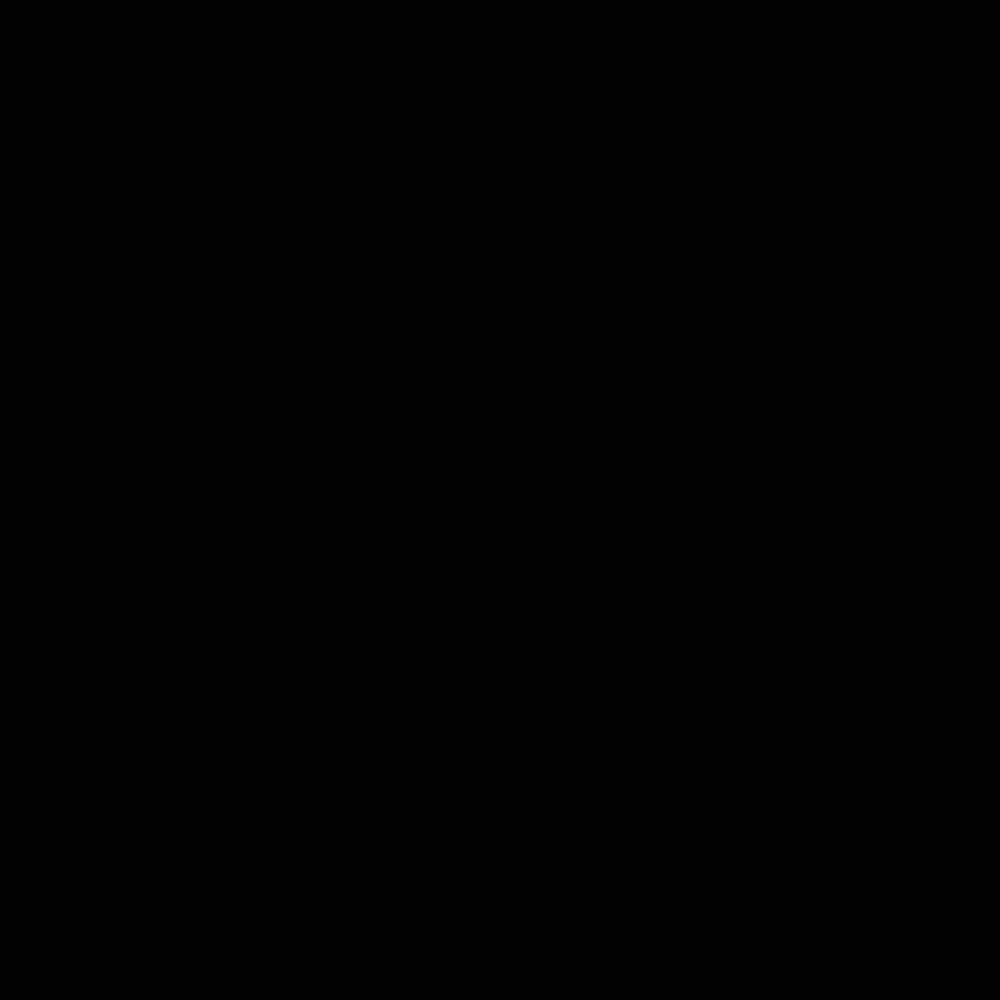
Frame 1 (no input)
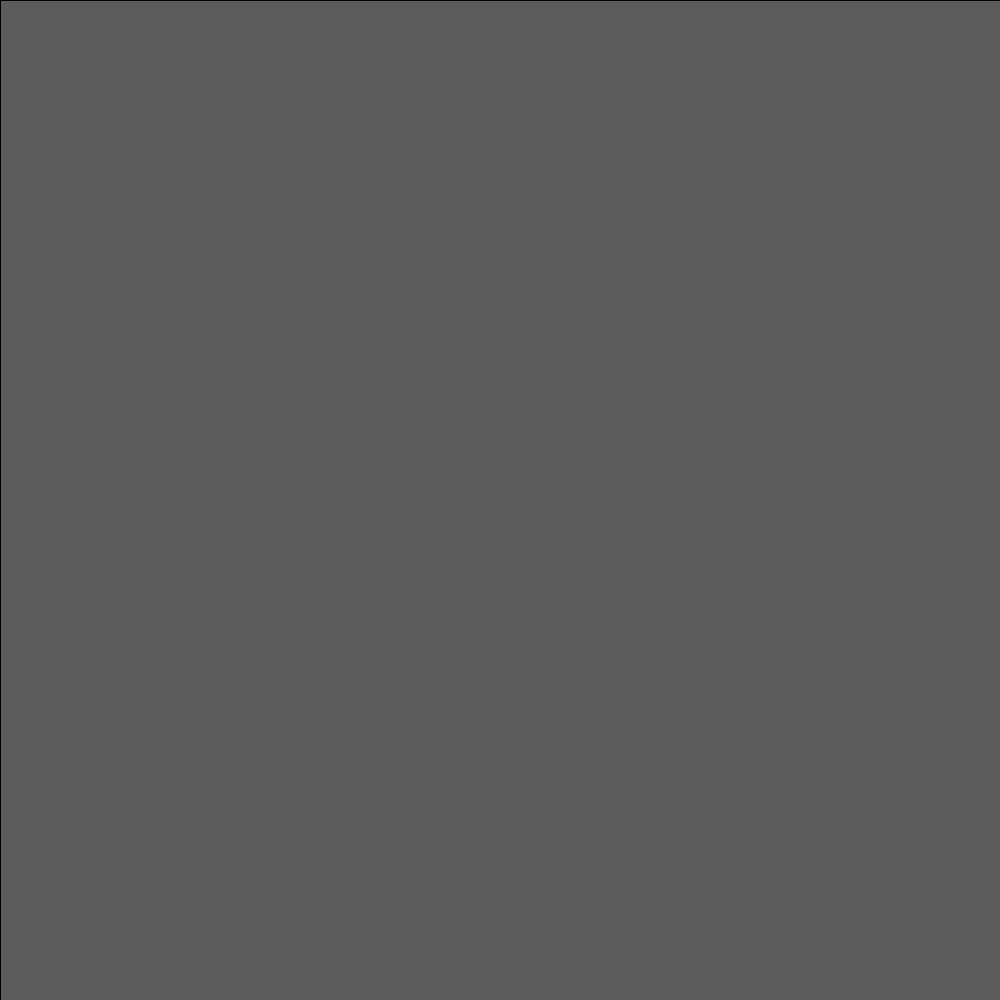
Frame 60 (the mouse pressed at the canvas centre just before this capture)
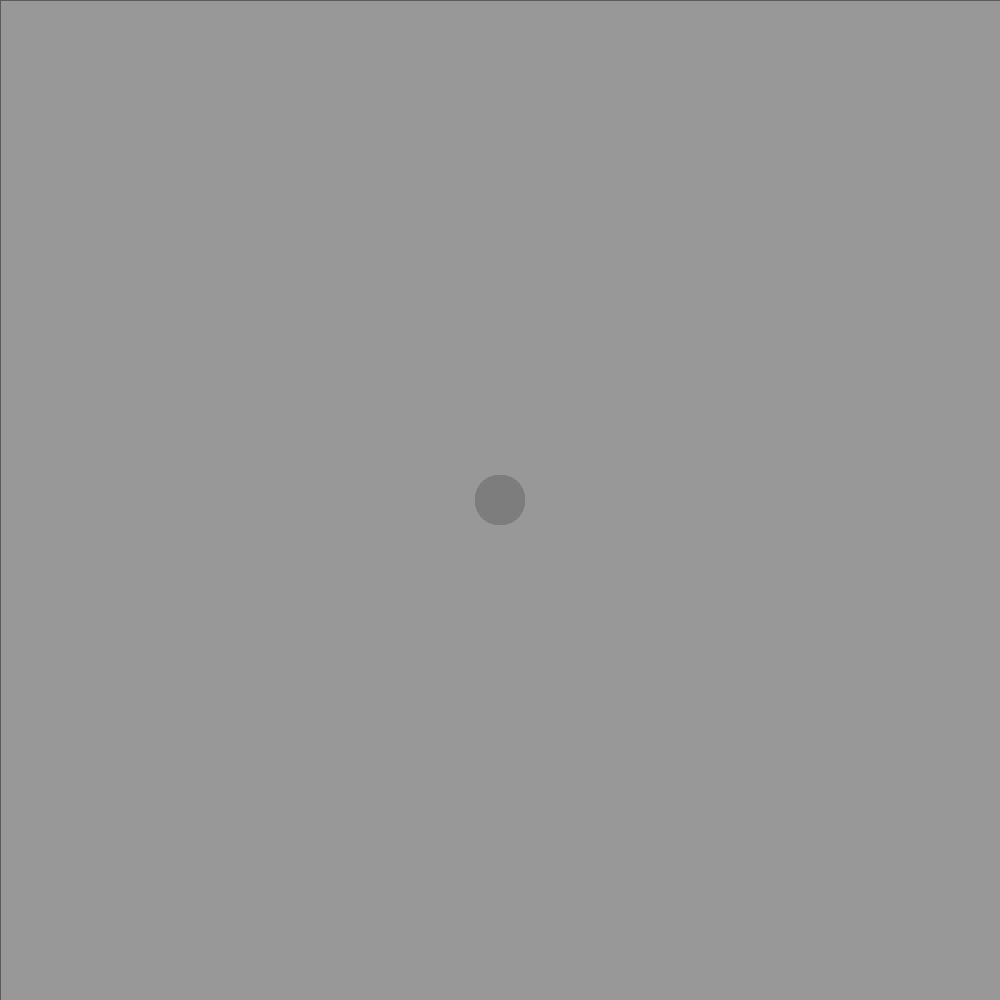
Frame 120 (the mouse held since frame 60 and released just before this capture)

The Processing sketch that drew these frames (run headless with seeded random() and noise(); from frame 60 on, the mouse is pressed at the canvas centre):

// Processing sketch: sketch_190905b
// ── sketch_190905b.pde
int brushSize; 
int b=0;


void setup(){
  size(1000, 1000); 
  background(b,b,b); 
  brushSize = 50; 
}

void draw(){
  fill(255, 2); 
  rect(0, 0, width, height); 
  
  if(mousePressed){
    fill(mouseX/4,mouseY/4,mouseY/4); 
    noStroke(); 
    ellipse(mouseX, mouseY,brushSize, brushSize); 
  }
  
  //if(keyPressed){
  //  brushSize += 10; 
  //}
}

void keyPressed(){
  if(key == CODED){
    if(keyCode == UP && brushSize <= 500){
      brushSize += 10; 
    }else if(keyCode == DOWN && brushSize >10){
      brushSize -= 10; 
    }
    
    
if(mousePressed){
    b=b+100;
  }
  


  }
}
